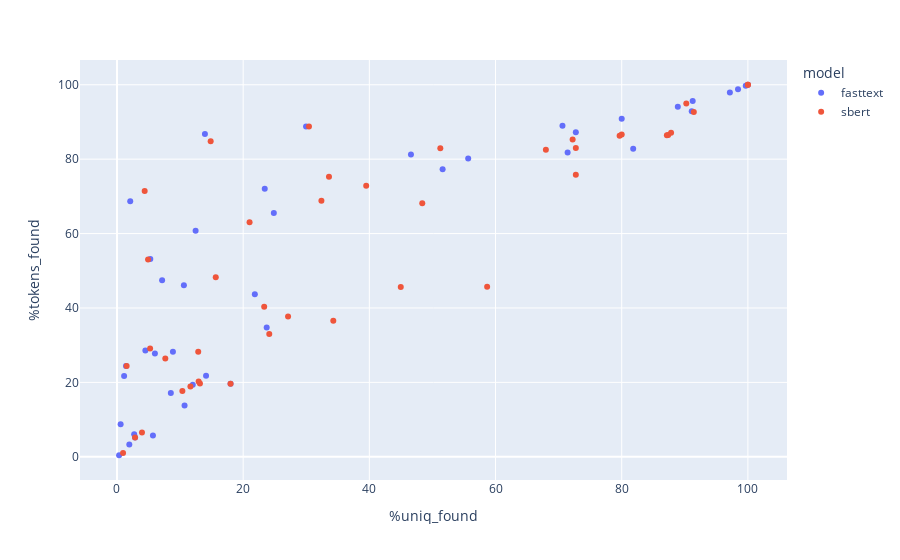

Notebook cell for this chart:
### Code cell
fig = px.scatter(vocab_df1,
                 x='%uniq_found',
                 y='%tokens_found',
                 color='model',
                 hover_data=['field', '%tokens_found', '%uniq_found'])
fig.show()

### Figure 1 — Plotly figure (JSON) as saved in the notebook; plotly's stock layout.template omitted (floating-point values rounded to 4 significant figures)
{"data": [{"customdata": [["bio_material_sam"], ["biological_material_preprocessing_sam"], ["collection_label_sam"], ["comments_sam"], ["conductivity_sam"], ["corrected_species_name_sam"], ["coverage_sam"], ["date_of_birth_sam"], ["derived_from_sam"], ["description_exp"], ["description_sam"], ["descriptor_sam"], ["details_sam"], ["diagnostic_pcr_ct_value_1_sam"], ["dissolved_oxygen_sam"], ["experimental_factor__rna_interference_exp"], ["experimental_factor__strain_exp"], ["extra_info_sam"], ["fiber_sam"], ["glucose_sam"], ["host_exp"], ["host_scietific_nam_sam"], ["isolate_run"], ["isolation_site_sam"], ["misc_param_sam"], ["mlst__scheme_sam"], ["nitrate_sam"], ["redox_potential_sam"], ["replicate_group_sam"], ["sample_comment_sam"], ["sampling_date_run"], ["sequence_sam"], ["single_cell_sam"], ["specimen_sam"], ["subsrc_note_sam"], ["symptom_sam"], ["taxonomy_species_sam"], ["time_of_collection_sam"], ["tretment_sam"], ["tumor_size_sam"], ["water_content_sam"], ["ww_surv_target_1_conc_sam"]], "hovertemplate": "model=fasttext<br>%uniq_found=%{x}<br>%tokens_found=%{y}<br>field=%{customdata[0]}<extra></extra>", "legendgroup": "fasttext", "marker": {"color": "#636efa", "symbol": "circle"}, "mode": "markers", "name": "fasttext", "orientation": "v", "showlegend": true, "type": "scatter", "x": [6.013, 80, 1.953, 55.67, 72.73, 91.1, 51.61, 0.3369, 13.94, 1.13, 23.42, 2.099, 12.46, 5.282, 8.537, 24.86, 12.02, 97.14, 18, 23.73, 71.43, 98.43, 0.5787, 91.25, 7.152, 10.61, 21.85, 88.89, 8.867, 46.6, 2.863, 5.701, 100, 2.727, 29.97, 81.82, 99.66, 1.431, 70.61, 4.5, 14.12, 10.71], "xaxis": "x", "y": [27.8, 90.85, 3.309, 80.15, 87.23, 92.86, 77.27, 0.4194, 86.77, 21.73, 72.05, 68.7, 60.76, 53.2, 17.13, 65.55, 19.38, 97.92, 19.61, 34.78, 81.82, 98.77, 8.777, 95.62, 47.43, 46.1, 43.72, 94.12, 28.23, 81.24, 5.19, 5.755, 100, 6.065, 88.79, 82.79, 99.72, 24.39, 89.01, 28.57, 21.81, 13.79], "yaxis": "y"}, {"customdata": [["bio_material_sam"], ["biological_material_preprocessing_sam"], ["collection_label_sam"], ["comments_sam"], ["conductivity_sam"], ["corrected_species_name_sam"], ["coverage_sam"], ["date_of_birth_sam"], ["derived_from_sam"], ["description_exp"], ["description_sam"], ["descriptor_sam"], ["details_sam"], ["diagnostic_pcr_ct_value_1_sam"], ["dissolved_oxygen_sam"], ["experimental_factor__rna_interference_exp"], ["experimental_factor__strain_exp"], ["extra_info_sam"], ["fiber_sam"], ["glucose_sam"], ["host_exp"], ["host_scietific_nam_sam"], ["isolate_run"], ["isolation_site_sam"], ["misc_param_sam"], ["mlst__scheme_sam"], ["nitrate_sam"], ["redox_potential_sam"], ["replicate_group_sam"], ["sample_comment_sam"], ["sampling_date_run"], ["sequence_sam"], ["single_cell_sam"], ["specimen_sam"], ["subsrc_note_sam"], ["symptom_sam"], ["taxonomy_species_sam"], ["time_of_collection_sam"], ["tretment_sam"], ["tumor_size_sam"], ["water_content_sam"], ["ww_surv_target_1_conc_sam"]], "hovertemplate": "model=sbert<br>%uniq_found=%{x}<br>%tokens_found=%{y}<br>field=%{customdata[0]}<extra></extra>", "legendgroup": "sbert", "marker": {"color": "#EF553B", "symbol": "circle"}, "mode": "markers", "name": "sbert", "orientation": "v", "showlegend": true, "type": "scatter", "x": [12.88, 80, 44.98, 67.98, 72.73, 87.36, 48.39, 0.9625, 14.85, 7.659, 33.6, 4.389, 39.5, 4.93, 10.37, 21.02, 13.15, 91.43, 18, 27.12, 100, 87.16, 11.64, 90.23, 32.4, 15.66, 23.33, 72.22, 24.14, 51.25, 2.863, 58.67, 100, 3.961, 30.43, 72.73, 87.82, 1.534, 79.67, 5.25, 12.94, 34.29], "xaxis": "x", "y": [28.21, 86.6, 45.67, 82.53, 82.98, 86.51, 68.18, 0.9912, 84.84, 26.43, 75.25, 71.42, 72.83, 53.05, 17.68, 63.03, 19.7, 92.71, 19.61, 37.68, 100, 86.45, 18.92, 94.97, 68.84, 48.27, 40.31, 85.29, 32.99, 82.9, 5.19, 45.68, 100, 6.563, 88.75, 75.81, 87.1, 24.41, 86.26, 29.13, 20.21, 36.55], "yaxis": "y"}], "layout": {"autosize": true, "legend": {"title": {"text": "model"}, "tracegroupgap": 0}, "margin": {"t": 60}, "xaxis": {"anchor": "y", "autorange": true, "domain": [0, 1], "range": [-5.582, 105.9], "title": {"text": "%uniq_found"}, "type": "linear"}, "yaxis": {"anchor": "x", "autorange": true, "domain": [0, 1], "range": [-7.291, 107.7], "title": {"text": "%tokens_found"}, "type": "linear"}}}
